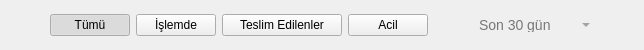
      <widget class="QWidget" name="tabWidget" native="true">
       <property name="minimumSize">
        <size>
         <width>0</width>
         <height>0</height>
        </size>
       </property>
       <property name="maximumSize">
        <size>
         <width>16777215</width>
         <height>50</height>
        </size>
       </property>
       <property name="styleSheet">
        <string notr="true">QWidget#tabWidget
{
    background-color: #252525;
}

QComboBox#dateFilter
{
    background-color: transparent;
    color: #777777;
    border: none;
    font-size: 14px;
}

QPushButton[tabWidget=button]
{
    background-color: transparent;
    color: #777777;
    border: none;
    font-size: 14px;
}

QPushButton[tabWidget=button]:checked 
{
    color: #03dac6;
}

QPushButton[tabWidget=button]:hover 
{
    color: white;
}</string>
       </property>
       <layout class="QHBoxLayout" name="horizontalLayout_5">
        <property name="leftMargin">
         <number>50</number>
        </property>
        <property name="rightMargin">
         <number>50</number>
        </property>
        <item>
         <widget class="QPushButton" name="allButton">
          <property name="minimumSize">
           <size>
            <width>80</width>
            <height>0</height>
           </size>
          </property>
          <property name="maximumSize">
           <size>
            <width>80</width>
            <height>16777215</height>
           </size>
          </property>
          <property name="acceptDrops">
           <bool>false</bool>
          </property>
          <property name="styleSheet">
           <string notr="true"/>
          </property>
          <property name="text">
           <string>Tümü</string>
          </property>
          <property name="checkable">
           <bool>true</bool>
          </property>
          <property name="checked">
           <bool>true</bool>
          </property>
          <property name="autoDefault">
           <bool>false</bool>
          </property>
          <property name="default">
           <bool>false</bool>
          </property>
          <property name="tabWidget" stdset="0">
           <string>button</string>
          </property>
          <attribute name="buttonGroup">
           <string notr="true">tabWidgetButtonGroup</string>
          </attribute>
         </widget>
        </item>
        <item>
         <widget class="QPushButton" name="inProcessButton">
          <property name="minimumSize">
           <size>
            <width>80</width>
            <height>0</height>
           </size>
          </property>
          <property name="maximumSize">
           <size>
            <width>80</width>
            <height>16777215</height>
           </size>
          </property>
          <property name="styleSheet">
           <string notr="true"/>
          </property>
          <property name="text">
           <string>İşlemde</string>
          </property>
          <property name="checkable">
           <bool>true</bool>
          </property>
          <property name="checked">
           <bool>false</bool>
          </property>
          <property name="tabWidget" stdset="0">
           <string>button</string>
          </property>
          <attribute name="buttonGroup">
           <string notr="true">tabWidgetButtonGroup</string>
          </attribute>
         </widget>
        </item>
        <item>
         <widget class="QPushButton" name="deliveredButton">
          <property name="minimumSize">
           <size>
            <width>120</width>
            <height>0</height>
           </size>
          </property>
          <property name="maximumSize">
           <size>
            <width>120</width>
            <height>16777215</height>
           </size>
          </property>
          <property name="styleSheet">
           <string notr="true"/>
          </property>
          <property name="text">
           <string>Teslim Edilenler</string>
          </property>
          <property name="checkable">
           <bool>true</bool>
          </property>
          <property name="checked">
           <bool>false</bool>
          </property>
          <property name="tabWidget" stdset="0">
           <string>button</string>
          </property>
          <attribute name="buttonGroup">
           <string notr="true">tabWidgetButtonGroup</string>
          </attribute>
         </widget>
        </item>
        <item>
         <widget class="QPushButton" name="immediateButton">
          <property name="minimumSize">
           <size>
            <width>80</width>
            <height>0</height>
           </size>
          </property>
          <property name="maximumSize">
           <size>
            <width>80</width>
            <height>16777215</height>
           </size>
          </property>
          <property name="styleSheet">
           <string notr="true"/>
          </property>
          <property name="text">
           <string>Acil</string>
          </property>
          <property name="checkable">
           <bool>true</bool>
          </property>
          <property name="checked">
           <bool>false</bool>
          </property>
          <property name="tabWidget" stdset="0">
           <string>button</string>
          </property>
          <attribute name="buttonGroup">
           <string notr="true">tabWidgetButtonGroup</string>
          </attribute>
         </widget>
        </item>
        <item>
         <spacer name="tabWidgetSpacer">
          <property name="orientation">
           <enum>Qt::Orientation::Horizontal</enum>
          </property>
          <property name="sizeHint" stdset="0">
           <size>
            <width>40</width>
            <height>20</height>
           </size>
          </property>
         </spacer>
        </item>
        <item>
         <widget class="QComboBox" name="dateFilter">
          <property name="minimumSize">
           <size>
            <width>120</width>
            <height>0</height>
           </size>
          </property>
          <property name="maximumSize">
           <size>
            <width>120</width>
            <height>16777215</height>
           </size>
          </property>
          <property name="currentText">
           <string>Son 30 gün</string>
          </property>
          <item>
           <property name="text">
            <string>Son 30 gün</string>
           </property>
          </item>
          <item>
           <property name="text">
            <string>Son 7 gün</string>
           </property>
          </item>
          <item>
           <property name="text">
            <string>Bugün</string>
           </property>
          </item>
          <item>
           <property name="text">
            <string>Tüm zamanlar</string>
           </property>
          </item>
         </widget>
        </item>
       </layout>
      </widget>
